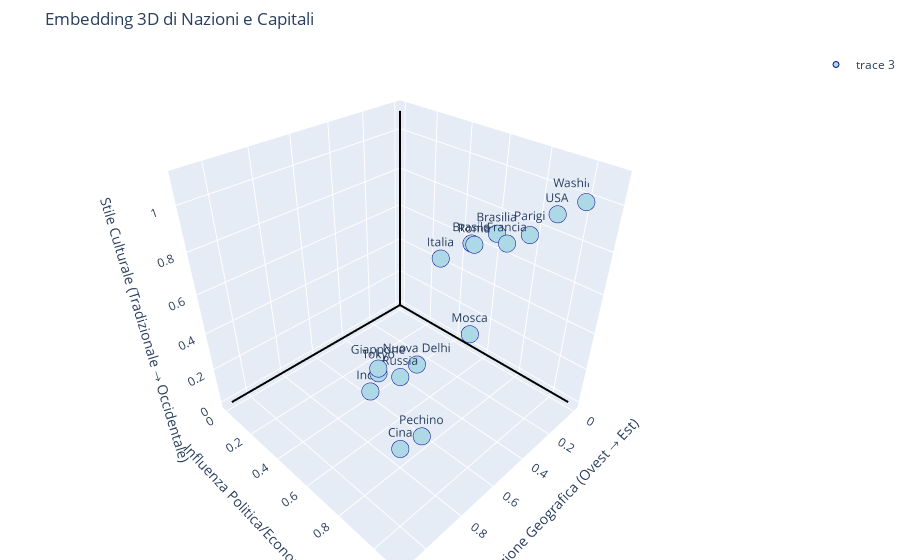

Here is the notebook cell this chart was saved with:
### Markdown cell above
**Esempio di Operazioni Vettoriali sullo spazio delle Parole**

### Code cell
import plotly.graph_objects as go

# Vettori (Longitudine, Influenza, Cultura)
'''
punti = {
    "Italia": (0.6, 0.8, 0.9),
    "Roma": (0.6, 0.8, 0.88),
    "Francia": (0.5, 1.0, 1.0),
    "Parigi": (0.5, 1.0, 0.98),
    "USA": (0.2, 1.0, 1.0),
    "Washington": (0.2, 1.0, 0.98),
    "Russia": (0.9, 0.9, 0.6),
    "Mosca": (0.9, 0.9, 0.58),
    "Cina": (1.0, 1.0, 0.4),
    "Pechino": (1.0, 1.0, 0.38),
    "Giappone": (1.0, 0.9, 0.7),
    "Tokyo": (1.0, 0.9, 0.68),
    "Brasile": (0.3, 0.7, 0.8),
    "Brasilia": (0.3, 0.7, 0.78),
    "India": (0.95, 0.8, 0.5),
    "Nuova Delhi": (0.95, 0.8, 0.48)
}
'''

# longitudini normalizzate

punti = {
    "Italia": (0.6, 0.8, 0.9),
    "Roma": (0.413, 0.8, 0.88),
    "Francia": (0.5, 1.0, 1.0),
    "Parigi": (0.366, 1.0, 0.98),
    "USA": (0.2, 1.0, 1.0),
    "Washington": (0.0, 1.0, 0.98),
    "Russia": (0.9, 0.9, 0.6),
    "Mosca": (0.529, 0.9, 0.58),
    "Cina": (1.0, 1.0, 0.4),
    "Pechino": (0.893, 1.0, 0.38),
    "Giappone": (1.0, 0.9, 0.7),
    "Tokyo": (1.0, 0.9, 0.68),
    "Brasile": (0.3, 0.7, 0.8),
    "Brasilia": (0.134, 0.7, 0.78),
    "India": (0.95, 0.8, 0.5),
    "Nuova Delhi": (0.711, 0.8, 0.48)
}

x = [v[0] for v in punti.values()]
y = [v[1] for v in punti.values()]
z = [v[2] for v in punti.values()]
labels = list(punti.keys())

# Assi evidenziati
assi = [
    go.Scatter3d(x=[0, 1.1], y=[0, 0], z=[0, 0], mode='lines', line=dict(color='black', width=4), showlegend=False),
    go.Scatter3d(x=[0, 0], y=[0, 1.1], z=[0, 0], mode='lines', line=dict(color='black', width=4), showlegend=False),
    go.Scatter3d(x=[0, 0], y=[0, 0], z=[0, 1.1], mode='lines', line=dict(color='black', width=4), showlegend=False)
]

punti_fig = go.Scatter3d(
    x=x, y=y, z=z,
    mode='markers+text',
    text=labels,
    textposition='top center',
    marker=dict(size=6, color='lightblue', line=dict(width=1, color='darkblue'))
)

fig = go.Figure(data=assi + [punti_fig])
fig.update_layout(
    title='Embedding 3D di Nazioni e Capitali',
    scene=dict(
        xaxis_title='Localizzazione Geografica (Ovest → Est)',
        yaxis_title='Influenza Politica/Economica',
        zaxis_title='Stile Culturale (Tradizionale → Occidentale)',
        xaxis=dict(showspikes=False),
        yaxis=dict(showspikes=False),
        zaxis=dict(showspikes=False)
    ),
    margin=dict(l=0, r=0, b=0, t=50)
)

fig.show()

### Figure 1 — Plotly figure (JSON) as saved in the notebook; plotly's stock layout.template omitted (floating-point values rounded to 4 significant figures)
{"data": [{"line": {"color": "black", "width": 4}, "mode": "lines", "showlegend": false, "type": "scatter3d", "x": [0, 1.1], "y": [0, 0], "z": [0, 0]}, {"line": {"color": "black", "width": 4}, "mode": "lines", "showlegend": false, "type": "scatter3d", "x": [0, 0], "y": [0, 1.1], "z": [0, 0]}, {"line": {"color": "black", "width": 4}, "mode": "lines", "showlegend": false, "type": "scatter3d", "x": [0, 0], "y": [0, 0], "z": [0, 1.1]}, {"marker": {"color": "lightblue", "line": {"color": "darkblue", "width": 1}, "size": 6}, "mode": "markers+text", "text": ["Italia", "Roma", "Francia", "Parigi", "USA", "Washington", "Russia", "Mosca", "Cina", "Pechino", "Giappone", "Tokyo", "Brasile", "Brasilia", "India", "Nuova Delhi"], "textposition": "top center", "type": "scatter3d", "x": [0.6, 0.413, 0.5, 0.366, 0.2, 0, 0.9, 0.529, 1, 0.893, 1, 1, 0.3, 0.134, 0.95, 0.711], "y": [0.8, 0.8, 1, 1, 1, 1, 0.9, 0.9, 1, 1, 0.9, 0.9, 0.7, 0.7, 0.8, 0.8], "z": [0.9, 0.88, 1, 0.98, 1, 0.98, 0.6, 0.58, 0.4, 0.38, 0.7, 0.68, 0.8, 0.78, 0.5, 0.48]}], "layout": {"margin": {"b": 0, "l": 0, "r": 0, "t": 50}, "scene": {"xaxis": {"showspikes": false, "title": {"text": "Localizzazione Geografica (Ovest → Est)"}}, "yaxis": {"showspikes": false, "title": {"text": "Influenza Politica/Economica"}}, "zaxis": {"showspikes": false, "title": {"text": "Stile Culturale (Tradizionale → Occidentale)"}}}, "title": {"text": "Embedding 3D di Nazioni e Capitali"}}}
